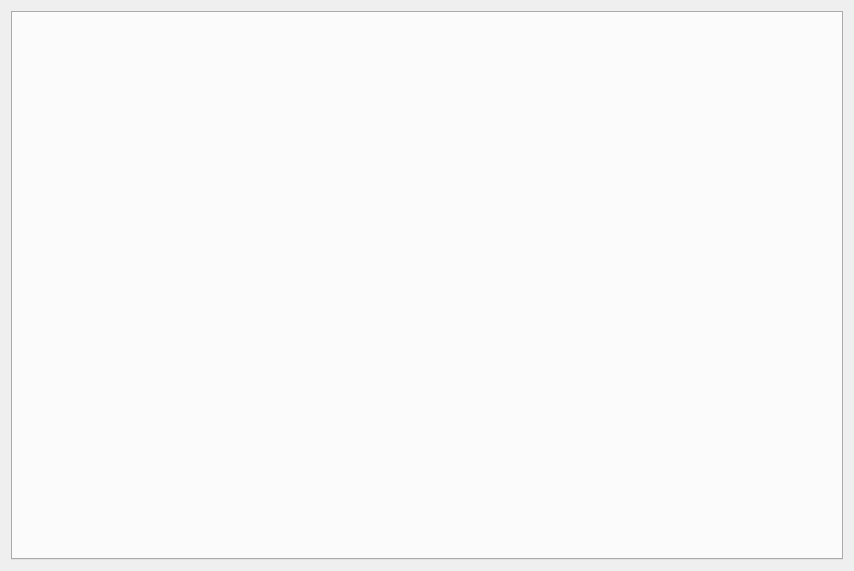
<?xml version="1.0" encoding="UTF-8"?>
<ui version="4.0">
 <class>SeerEditorManagerWidgetForm</class>
 <widget class="QWidget" name="SeerEditorManagerWidgetForm">
  <property name="geometry">
   <rect>
    <x>0</x>
    <y>0</y>
    <width>854</width>
    <height>571</height>
   </rect>
  </property>
  <property name="windowTitle">
   <string>Form</string>
  </property>
  <layout class="QGridLayout" name="gridLayout">
   <item row="0" column="0">
    <widget class="QDetachTabWidget" name="tabWidget">
     <property name="currentIndex">
      <number>-1</number>
     </property>
    </widget>
   </item>
  </layout>
 </widget>
 <customwidgets>
  <customwidget>
   <class>QDetachTabWidget</class>
   <extends>QTabWidget</extends>
   <header location="global">QDetachTabWidget.h</header>
   <container>1</container>
  </customwidget>
 </customwidgets>
 <resources/>
 <connections/>
</ui>
